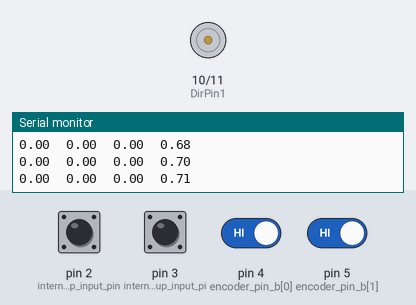
Bench run of a sketch on a simulated Arduino Uno, built with avr-gcc and run on an emulated ATmega328P. Parts: motor-driver pin pairs drawn as motors (green arrow = first pin HIGH = forward, orange = second pin HIGH = backward, longer = more drive), the last lines printed to the serial monitor. The test bench sets the inputs (shaded band); at power-on: pin 2 (internal_pullup_input_pin), pin 3 (internalL_pullup_input_pi), pin 4 (encoder_pin_b[0]), pin 5 (encoder_pin_b[1]) HIGH.

Above: at 1.2 s.
1.3 s: pin 3 (internalL_pullup_input_pi) pulled LOW for 0.15 s
At 2.6 s:
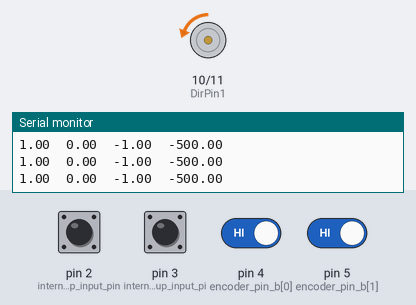
2.9 s: pin 2 (internal_pullup_input_pin) pulled LOW for 0.15 s
At 3.8 s:
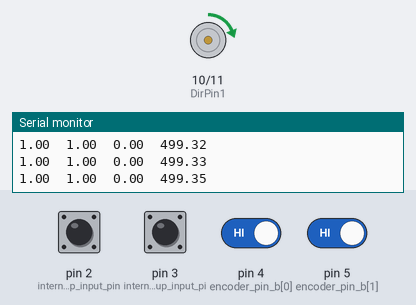
4.5 s: pin 3 (internalL_pullup_input_pi) pulled LOW for 1 s
At 6.1 s:
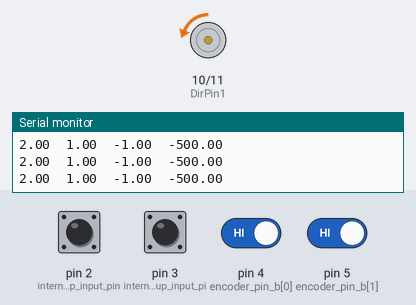
8.5 s: pin 2 (internal_pullup_input_pin) pulled LOW for 1 s
At 10.7 s:
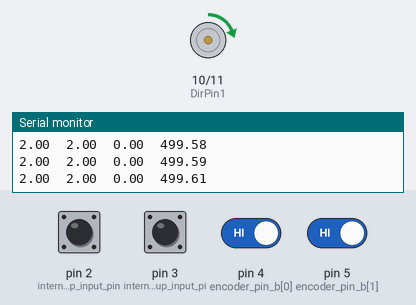
12.5 s: pin 3 (internalL_pullup_input_pi) pulsed LOW 2 times (0.12 s each, 0.3 s apart)
At 13.8 s:
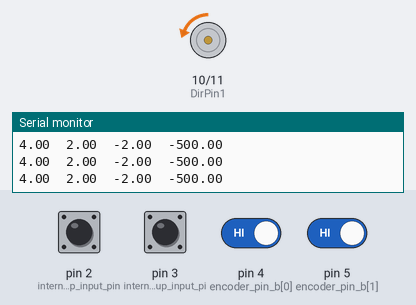
Timing chart, 0 to 15.5 s (numbered marks = the images above; inputs shaded):
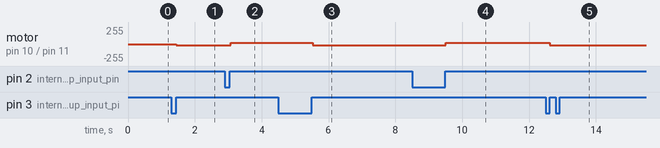

Measured:
- after the input at 1.3 s, motor on pin 10 (DirPin1) / pin 11 (DirPin2): stopped → backward 20/255 after 0.15 s
- after the input at 2.9 s, motor on pin 10 (DirPin1) / pin 11 (DirPin2): backward 20/255 → forward 20/255 after 0.18 s
- after the input at 4.5 s, motor on pin 10 (DirPin1) / pin 11 (DirPin2): forward 20/255 → backward 20/255 after 1.0 s
- after the input at 8.5 s, motor on pin 10 (DirPin1) / pin 11 (DirPin2): backward 20/255 → forward 20/255 after 1.0 s
- after the input at 12.5 s, motor on pin 10 (DirPin1) / pin 11 (DirPin2): forward 20/255 → backward 20/255 after 0.12 s

The sketch:

DBH-12v_PID_digitalController.ino
```cpp
//Classic PID controller created by Alejandro Dumas → alejandroDCibernetyc

//This code works with duyal driver DBH-12V and similars

double target_position = 0;
double motor_position = 0;
//------------Sampling Times-----------------
double Ts = 0.00066;       //Sampling period
double Ti = 1;     //proposed time
double Td = 1;	  //proposed time


//------------PID GAINS-----------------

double k = 500000;      //Declaring the main gain, to change the gains just change ths value, others K gains depends in this value
double kp = k;
double ki = 0;//k/Ti;
double kd = 0.00001;//k*Td;
//------------Constant definition-----------------

double a = kp + ((ki*Ts)/2) + (kd/Ts);
double b = -kp + ((ki*Ts)/2)  - ((2*kd)/Ts);
double c = (kd/Ts);


//----------Controller variables-------

//----------Definition Controller variables-------

double u, u_prev = 0;       //Controller signal
double e = 0;               //Current error
double e_prev = 0;          //Previous error
double e_2prev = 0;         //error prior to previous error

double Vmax = 500;
double Vmin = -500;

double sample_counter = 0;          //Sample counter → To create a database we identify the number of sample, not necesary to controller
//double V = 0;

const byte DirPin1 = 10;  //PWM pin IN1A
const byte DirPin2 = 11;  //PWM pin IN2A


//-----------Motor Driver Function---------------

void WriteDriverVoltage(float V, float Vmax) {
  int PWMval = int(255 * abs(V) / Vmax);
  if (PWMval > 20) {
    PWMval = 20;                   //Make sure dont pass the pwm max value that arduino supports
  }
  if (V > 0) {

    analogWrite(DirPin1, PWMval);
    analogWrite(DirPin2, 0);

  }
  else if (V < 0) {
    analogWrite(DirPin1, 0);
    analogWrite(DirPin2, PWMval);
  }
  else {
    digitalWrite(DirPin1, LOW);
    digitalWrite(DirPin2, LOW);
  }

}


volatile double encoders_position[] = {0,0};      //Array that contains the values of encoders, amount of ticks
const int encoder_pin_b[] = {4,5};                //Indicates the arduino pins that connects with encoders terminals B
                                                  //Pin 4 for the encoder target, pin 5 for the motor encoder

void setup() {

  Serial.begin (9600);
  pinMode(DirPin1, OUTPUT);
  pinMode(DirPin2, OUTPUT);
  pinMode(encoder_pin_b[0], INPUT_PULLUP);    //pin B to encoder 1 (target encoder) WITH INTERNAL PULLUP
  pinMode(encoder_pin_b[1], INPUT_PULLUP);    //Pin B para encoder 2 (motor encoder)
  pinMode(2, INPUT_PULLUP);                   // internal pullup input pin   A encoder 1
  pinMode(3, INPUT_PULLUP);                   // internalL pullup input pin  A encoder 2


  //Setting up interrupt
  //A 1 rising pulse from encodenren activated ai0(). AttachInterrupt 0 is DigitalPin  2 on moust Arduino.
  attachInterrupt(0,readEncoder<0>,RISING);
  //B 2 rising pulse from encodenren activated ai1(). AttachInterrupt 1 is DigitalPin 3 on moust Arduino.
  attachInterrupt(1,readEncoder<1>,RISING);
  }

  void loop() {


   target_position = encoders_position[0];              //Desired Angular Position of the Motor
   motor_position = encoders_position[1];               //Actual Angular Position of the Motor

   e = target_position - motor_position;                                       // Error

   u = u + (a * e) + (b * e_prev) + (c + e_2prev);    // Controlling Function

    if (u > Vmax) {
      u = Vmax;
    }

    if (u < Vmin) {
      u = Vmin;
    }
    WriteDriverVoltage(u, Vmax);

    //------- Save past values----------------
    e_2prev = e_prev;       	//we must save the error before the previous error, first cycle this have to ve 0, in the second it have to ve 0 to, but in the third cyle it have to have the first error
    e_prev = e;			//saving previous error
    		//Saving previous function controller


    //Serial.print(sample_counter); Serial.print("  ");
    Serial.print(motor_position); Serial.print("  ");
    Serial.print(target_position); Serial.print("  ");
    Serial.print(e); Serial.print("  ");
    //Serial.print(dt); Serial.print("  ");
    Serial.print(u); Serial.print("  \n");
    sample_counter += 1;
    delay(10);


  }


template <int j>
void readEncoder(){
  int b = digitalRead(encoder_pin_b[j]);
  if(b > 0){
    encoders_position[j]++;
  }
  else{
    encoders_position[j]--;
  }
}
```
